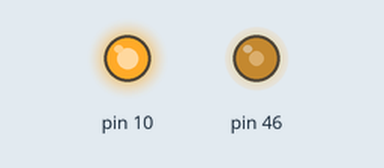
Simulated run of this sketch. Board: Arduino Mega 2560, built with avr-gcc and run on an emulated ATmega2560. Shown: output pins drawn as LEDs (lit = HIGH).

Above: at 0.1 s.
Timing chart, 0 to 1.6 s (numbered marks = the images above):
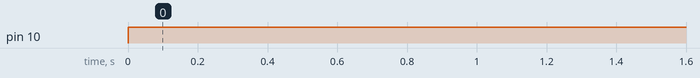

The sketch:

Transistor_Test.ino
```cpp
void setup() {
  // put your setup code here, to run once:
  init56KHzCarrierFreq();
  pinMode(10,OUTPUT);
}

void init56KHzCarrierFreq() {
  // ----------------------------------------------------------------------------------
  // Func: Initializes the registers for Timer 5 to generate a 56KHz PWM signal with a
  //       50% duty cycle. This will be the carrier frequency for the IR.
  // Meth: Sets the timer to Fast PWM mode to set OC5A (pin 46) high on a match and
  //       reset when ICR5 is met. The values were calculated as 35 for ICR5 and 17 for
  //       OCR5A as shown in their respective comments.
  // Defn: TCCR5A = Timer/Counter5 Control Register A
  //       TCCR5B = Timer/Counter5 Control Register B
  //       ICR5   = Input Compare Register 5
  //       OCR5A  = Output Compare Register 5A
  // ----------------------------------------------------------------------------------
  pinMode(46,OUTPUT);
  TCCR5A = 0; // Clear timer registers
  TCCR5B = 0;
  TCCR5A |= (1<<WGM11) | (1<<COM5A1) | (1<<COM5B1); // Fast PWM, Set OC5A high on match
  TCCR5B |=  (1<<CS11) |  (1<<WGM12) |  (1<<WGM13); // prescaler 8,  Fast PWM IRC5 Top
  ICR5 = 35;  // 16MHz / 8 = 2MHz / 56KHz = 35.7 -> 36 - 1 (0 index) = 35
  OCR5A = 17; // 36 / 2 - 1 (0 index) = 17
}

void loop() {
  // put your main code here, to run repeatedly:
  digitalWrite(10,HIGH);
}
```

Measured:
- by itself, pin 10: LOW → HIGH at 0.00 s
